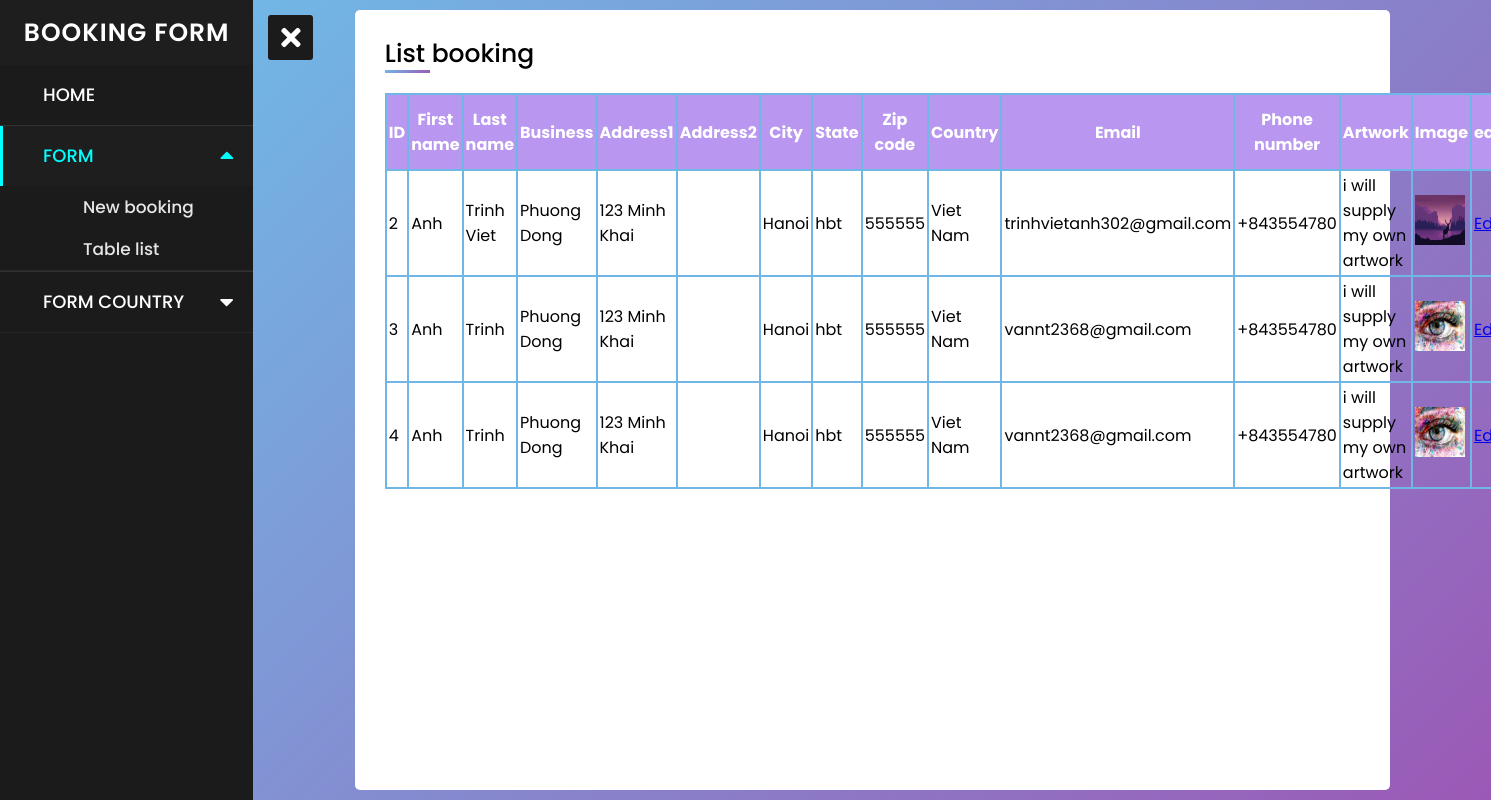
Page /list.php on the committed database.
### tables this page shows
CREATE TABLE `booking` (
  `id_book` int(11) NOT NULL,
  `firstname` varchar(30) NOT NULL,
  `lastname` varchar(10) NOT NULL,
  `business` varchar(100) NOT NULL,
  `add1` varchar(100) NOT NULL,
  `add2` varchar(100) NOT NULL,
  `city` varchar(30) NOT NULL,
  `state` varchar(30) NOT NULL,
  `zipcode` varchar(20) NOT NULL,
  `country` varchar(30) NOT NULL,
  `email` varchar(100) NOT NULL,
  `phone` varchar(10) NOT NULL,
  `artwork` varchar(30) NOT NULL,
  `img` varchar(100) NOT NULL,
  `cmt` varchar(200) NOT NULL
);

### control.php (called while the page is built, shortened)
<?php
include('conn.php');
class data
{
    public function select_booking()
    {
        global $conn;
        $sql="select * from booking";
        $run=mysqli_query($conn,$sql);
        return $run;
    }
}
?>

### list.php (the view, shortened to what this page needs)
<?php
    require 'control.php';
    $get_data=new data();
?>
<!DOCTYPE html>
<html lang="en">
<head>
    <link rel="stylesheet" href="style.css">
    <link rel="stylesheet" href="https://cdnjs.cloudflare.com/ajax/libs/font-awesome/5.15.3/css/all.min.css"/>
</head>
<body>
    <div class="btn">
        <span class="fas fa-bars"></span>
    </div>
    <nav class="sidebar">
        <div class="text">BOOKING FORM</div>
            <ul>
                <li><a href="index.php">HOME</a></li>
                <li class="active">
                    <a href="#" class="form-btn">FORM
                        <span class="fas fa-caret-down rotation"></span>
                    </a>
                    <ul class="form-show">
                        <li><a href="booking.php">New booking</a></li>
                        <li><a href="list.php">Table list</a></li>
                    </ul>
                </li>
                <li>
                    <a href="#" class="country-btn">FORM COUNTRY
                        <span class="fas fa-caret-down rotation2"></span>
                    </a>
                </li>
            </ul>
    </nav>
    <section>
    <div id="cover">
        <div class="container">
            <div class="title" style="margin-bottom: 20px;">List booking</div>
            <table class="custom">
            <tr>
                <th>ID</th>
                <th>First name</th>
                <th>Last name</th>
                <th>Business</th>
                <th>Address1</th>
                <th>Address2</th>
                <th>City</th>
                <th>State</th>
                <th>Zip code</th>
                <th>Country</th>
                <th>Email</th>
                <th>Phone number</th>
                <th>Artwork</th>
                <th>Image</th>
                <th colspan="2">edit&del</th>
            </tr>
            <?php
            $select = $get_data -> select_booking();
            foreach($select as $se)
            {
            ?>
            <tr>
            <td><?php echo $se['id_book']; ?></td>
            <td><?php echo $se['firstname']; ?></td>
            <td><?php echo $se['lastname']; ?></td>
            <td><?php echo $se['business']; ?></td>
            <td><?php echo $se['add1']; ?></td>
            <td><?php echo $se['add2']; ?></td>
            <td><?php echo $se['city']; ?></td>
            <td><?php echo $se['state']; ?></td>
            <td><?php echo $se['zipcode']; ?></td>
            <td><?php echo $se['country']; ?></td>
            <td><?php echo $se['email']; ?></td>
            <td><?php echo $se['phone']; ?></td>
            <td><?php echo $se['artwork']; ?></td>
            <td><img src="./image/<?php echo $se['img']; ?>" alt="" width="50px" height="50px"></td>
            <td><a href="edit_book.php?edit=<?php echo $se['id_book'];?>">Edit</a></td>
            </tr>
            <?php
            }
            ?>
            </table>
        </div>
    </div>
    </section>
</body>
</html>

### style.css (style rules this page uses)
* { margin: 0; padding: 0; user-select: none; box-sizing: border-box; font-family: 'Poppins', sans-serif; }
.btn { position: absolute; top: 15px; left: 45px; height: 45px; width: 45px; text-align: center; border-radius: 3px; cursor: pointer; transition: left 0.4s ease; background: #1b1b1b; }
.btn.click { left:18%; }
.btn span { color: white; font-size: 28px; line-height: 45px; }
.btn.click span:before { content: '\f00d'; }
.sidebar { position: fixed; width: 17%; height: 100%; left: -250px; background-color: #1b1b1b; transition: left 0.4s ease; }
.sidebar.show { left: 0px; }
.sidebar .text { color: white; font-size: 25px; font-weight: 600; line-height: 65px; text-align: center; background-color: #1e1e1e; letter-spacing: 1px; }
nav ul { background-color: #1b1b1b; height: 100%; width: 100%; list-style: none; }
nav ul li { line-height: 60px; border-bottom: 1px solid rgba(255, 255, 255, 0.1); }
nav ul li:last-child { border-bottom: 1px solid rgba(255, 255, 255, 0.05); }
nav ul li a { position: relative; color: white; text-decoration: none; font-size: 18px; padding-left: 40px; font-weight: 500; display: block; width: 100%; border-left: 3px solid transparent; }
nav ul li.active a { color: cyan; background: #1e1e1e; border-left-color: cyan; }
nav ul ul { position: static; display: none; }
nav ul .form-show.show { display: block; }
nav ul ul li { line-height: 42px; border-bottom: none; }
nav ul ul li a { font-size: 17px; color: #e6e6e6; padding-left: 80px; }
nav ul li.active ul li a { color: #e6e6e6; background: #1b1b1b; border-left-color: transparent; }
nav ul li a span { position: absolute; top: 50%; right: 20px; transform: translateY(-50%); font-size: 22px; transition: transform 0.4s; }
nav ul li a span.rotate { transform: translateY(-50%) rotate(-180deg); }
section.fit { margin-left: 17%; }
section { background: url(./image/cute-deer-hd-images-for-desktop-background-3.jpg) no-repeat; background-position: center; background-size: cover; height: 100vh; transition: all .4s; }
#cover { height: 100%; display: flex; justify-content: center; align-items: center; padding: 10px; background: linear-gradient(135deg, #71b7e6, #9b59b6); }
.container { max-width: 85%; width: 100%; height: 100%; background: #fff; padding: 25px 30px; border-radius: 5px; }
.container .title { font-size: 25px; font-weight: 500; position: relative; }
.container .title::before { content: ''; position: absolute; left: 0; bottom: 0; height: 3px; width: 45px; background: linear-gradient(135deg, #71b7e6, #9b59b6); }
.custom { font-family: Arial, Helvetica, sans-serif; border-collapse: collapse; width: 100%; }
.custom th, .custom td { border: 2px solid #71b7e6; padding: 2px; }
.custom th { padding-top: 12px; padding-bottom: 12px; background: rgb(185, 151, 240); color: white; }

### rows in the picture
booking: id_book "2", firstname "Anh", lastname "Trinh Viet", business "Phuong Dong", add1 "123 Minh Khai", city "Hanoi", state "hbt", zipcode "555555", country "Viet Nam", email "trinhvietanh302@gmail.com", phone "+843554780", artwork "i will supply my own artwork", img (picture)
booking: id_book "3", firstname "Anh", lastname "Trinh", business "Phuong Dong", add1 "123 Minh Khai", city "Hanoi", state "hbt", zipcode "555555", country "Viet Nam", email "vannt2368@gmail.com", phone "+843554780", artwork "i will supply my own artwork", img (picture)
booking: id_book "4", firstname "Anh", lastname "Trinh", business "Phuong Dong", add1 "123 Minh Khai", city "Hanoi", state "hbt", zipcode "555555", country "Viet Nam", email "vannt2368@gmail.com", phone "+843554780", artwork "i will supply my own artwork", img (picture)
